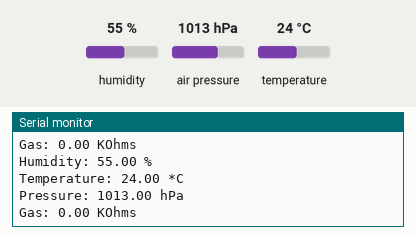
Recording of a sketch running on a simulated Arduino Uno, built with avr-gcc and run on an emulated ATmega328P. Parts: the last lines printed to the serial monitor. Inputs (shaded band) come from the test bench; at power-on: humidity 55 %, air pressure 1013 hPa, temperature 24 °C.

Above: at 3.8 s.
3.9 s: humidity set to 22 %
7.8 s: air pressure set to 952 hPa
At 9.7 s:
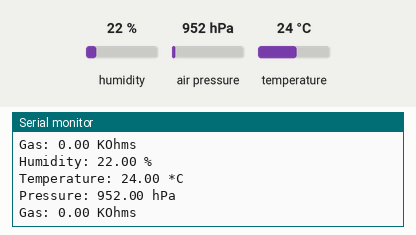
11.7 s: temperature set to 12 °C
At 13.3 s:
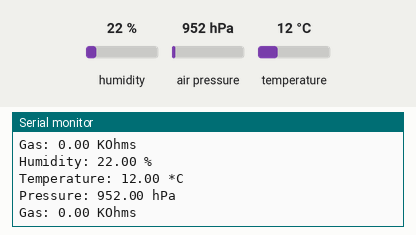

Measured:
- after the input at 7.8 s, the serial monitor: prints a new line after 1.2 s (image 1)
- after the input at 11.7 s, the serial monitor: prints a new line after 0.33 s (image 2)

The sketch:

BME680_I2C.ino
```cpp
/*
Project:  BME680 Temperatur/Luftfeuchte/Luftdruck/Gas Sensor mit I2C
Author:   Thomas Edlinger for www.edistechlab.com
Date:     Created 11.02.2021
Version:  V1.0
IDE:      Arduino IDE 1.8.13
 
Required Board (Tools -> Board -> Boards Manager...)
 - Board: esp8266 by ESP8266 Community   V2.7.4
 - Board: esp32   by Espressif Systems   V1.0.4

Required libraries (sketch -> include library -> manage libraries)
 - Adafruit BME680 library V1.1.1 

Wirering for the BME680 Sensor:
BME680      ESP32       ESP8266     UNO         Mega
VCC         3.3V        3.3V        3.3V        3.3V
GND         GND         GND         GND         GND
SCL         22          D1/5        A5          21
SDA         21          D2/4        A4          20
*/

#include "Adafruit_BME680.h"
Adafruit_BME680 bme; // I2C

float temp = 0.00;
float hum = 0.00;
float druck = 0.00;
float gas = 0.00;

void setup() {
  Serial.begin(115200);
  if (!bme.begin(0x77, &Wire)) {  //I2C Adresse ist 0x76 oder 0x77
    Serial.println("BME680 Sensor nicht gefunden, überprüfe die Verkabelung oder Adresse!");
    while (true);
  }

  // Set up oversampling and filter initialization
  bme.setTemperatureOversampling(BME680_OS_8X);
  bme.setHumidityOversampling(BME680_OS_2X);
  bme.setPressureOversampling(BME680_OS_4X);
  bme.setIIRFilterSize(BME680_FILTER_SIZE_3);
  bme.setGasHeater(320, 150); // 320*C for 150 ms
}

void loop() {
  temp = bme.readTemperature();
  hum = bme.readHumidity();
  druck = bme.readPressure() /100;    //von Pa auf hPa umrechnen
  gas = bme.gas_resistance / 1000;    //von Ohm auf kOhm umrechnen

  Serial.print("Humidity: ");
  Serial.print( String(hum));
  Serial.println(" %");
  Serial.print("Temperature: ");
  Serial.print( String(temp));
  Serial.println(" *C");
  Serial.print("Pressure: ");
  Serial.print( String(druck));
  Serial.println(" hPa");
  Serial.print("Gas: ");
  Serial.print( String(gas));
  Serial.println(" KOhms");
  delay(3000);
}
```
